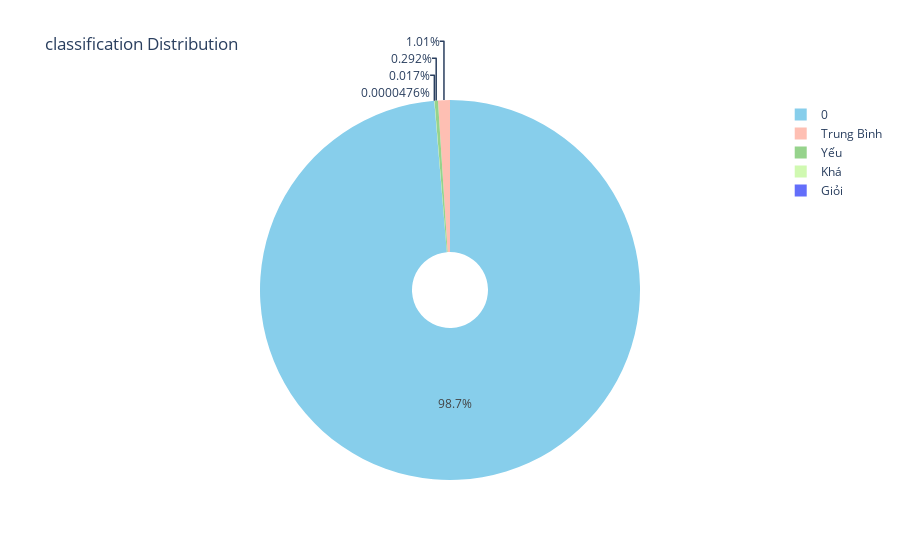

The notebook cell saved with this chart:
### Code cell
a = df['Xep Loai'].value_counts()
label = a.index
size = a.values

colors = ['skyblue', '#FEBFB3', '#96D38C', '#D0F9B1',]
trace = go.Pie(labels=label, values=size, marker=dict(colors=colors),hole = .2)

data = [trace]
layout = go.Layout(
    title='classification Distribution'
)

fig = go.Figure(data=data, layout=layout)
py.iplot(fig)

### Figure 1 — Plotly figure (JSON) as saved in the notebook; plotly's stock layout.template omitted (floating-point values rounded to 4 significant figures)
{"data": [{"hole": 0.2, "labels": ["0", "Trung Bình", "Yếu", "Khá", "Giỏi"], "marker": {"colors": ["skyblue", "#FEBFB3", "#96D38C", "#D0F9B1"]}, "type": "pie", "values": [4143744, 42484, 12246, 712, 2]}], "layout": {"title": {"text": "classification Distribution"}}}
